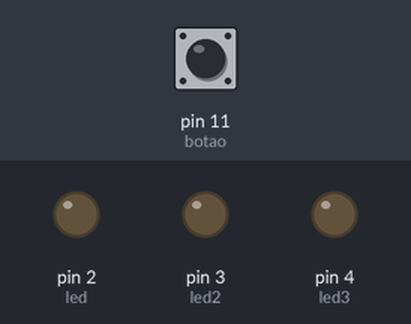
Bench run of a sketch on a simulated Arduino Uno, built with avr-gcc and run on an emulated ATmega328P. Shown: output pins drawn as LEDs (lit = HIGH). Inputs (shaded band) come from the test bench; at power-on: pin 11 (botao) LOW.

Above: at 1.2 s.
1.3 s: pin 11 (botao) pulled HIGH for 0.15 s
At 1.37 s:
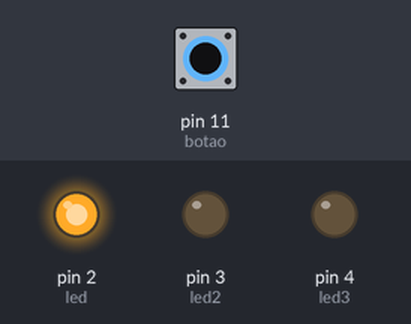
2.9 s: pin 11 (botao) pulled HIGH for 3.2 s
At 7.2 s:
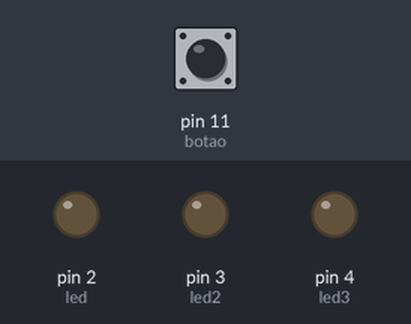
Timing chart, 0 to 8.7 s (numbered marks = the images above; inputs shaded):
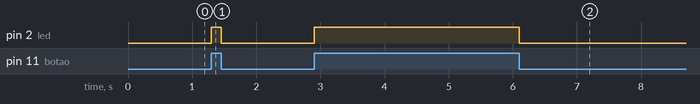

The sketch:

temperatura3leds.ino
```cpp
const int led = 2;
const int led2 = 3;
const int led3 = 4;
const int botao = 11;
const int botao2 = 12;
int estadoBotao = 0;
void setup() {
  pinMode(led,OUTPUT);
  pinMode(led2,OUTPUT);
  pinMode(led3,OUTPUT);
  pinMode(botao,INPUT);
    pinMode(botao2,INPUT);
}

void loop() {
 estadoBotao = digitalRead(botao);
  if (estadoBotao == HIGH) {
    digitalWrite(led,HIGH);
    digitalWrite(led2,LOW);
    digitalWrite(led3,LOW);
  } else {
    digitalWrite(led,LOW);
  }
}
```

Measured:
- after the input at 1.3 s, pin 2 (led): LOW → HIGH at once, → LOW 0.15 s later
- after the input at 2.9 s, pin 2 (led): LOW → HIGH at once, → LOW 3.2 s later
